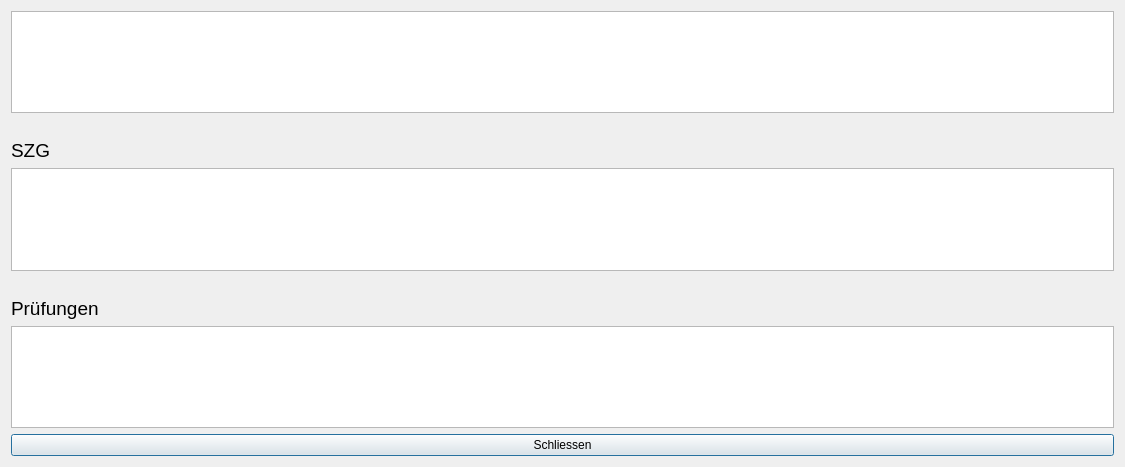
<?xml version="1.0" encoding="UTF-8"?>
<ui version="4.0">
 <class>SchrauberAnzeigen</class>
 <widget class="QDialog" name="SchrauberAnzeigen">
  <property name="geometry">
   <rect>
    <x>0</x>
    <y>0</y>
    <width>1125</width>
    <height>467</height>
   </rect>
  </property>
  <property name="windowTitle">
   <string>Dialog</string>
  </property>
  <layout class="QGridLayout" name="gridLayout">
   <item row="7" column="0">
    <widget class="QPushButton" name="schliessen">
     <property name="text">
      <string>Schliessen</string>
     </property>
    </widget>
   </item>
   <item row="4" column="0">
    <spacer name="horizontalSpacer_2">
     <property name="orientation">
      <enum>Qt::Horizontal</enum>
     </property>
     <property name="sizeHint" stdset="0">
      <size>
       <width>40</width>
       <height>20</height>
      </size>
     </property>
    </spacer>
   </item>
   <item row="2" column="0">
    <widget class="QLabel" name="label">
     <property name="font">
      <font>
       <pointsize>14</pointsize>
      </font>
     </property>
     <property name="text">
      <string>SZG</string>
     </property>
    </widget>
   </item>
   <item row="3" column="0">
    <widget class="QTableView" name="szgTabelle"/>
   </item>
   <item row="5" column="0">
    <widget class="QLabel" name="label_2">
     <property name="font">
      <font>
       <pointsize>14</pointsize>
      </font>
     </property>
     <property name="text">
      <string>Prüfungen</string>
     </property>
    </widget>
   </item>
   <item row="0" column="0">
    <widget class="QTableView" name="schrauberTable"/>
   </item>
   <item row="1" column="0">
    <spacer name="horizontalSpacer">
     <property name="orientation">
      <enum>Qt::Horizontal</enum>
     </property>
     <property name="sizeHint" stdset="0">
      <size>
       <width>40</width>
       <height>20</height>
      </size>
     </property>
    </spacer>
   </item>
   <item row="6" column="0">
    <widget class="QTableView" name="pruefTabelle"/>
   </item>
  </layout>
 </widget>
 <resources/>
 <connections/>
</ui>
